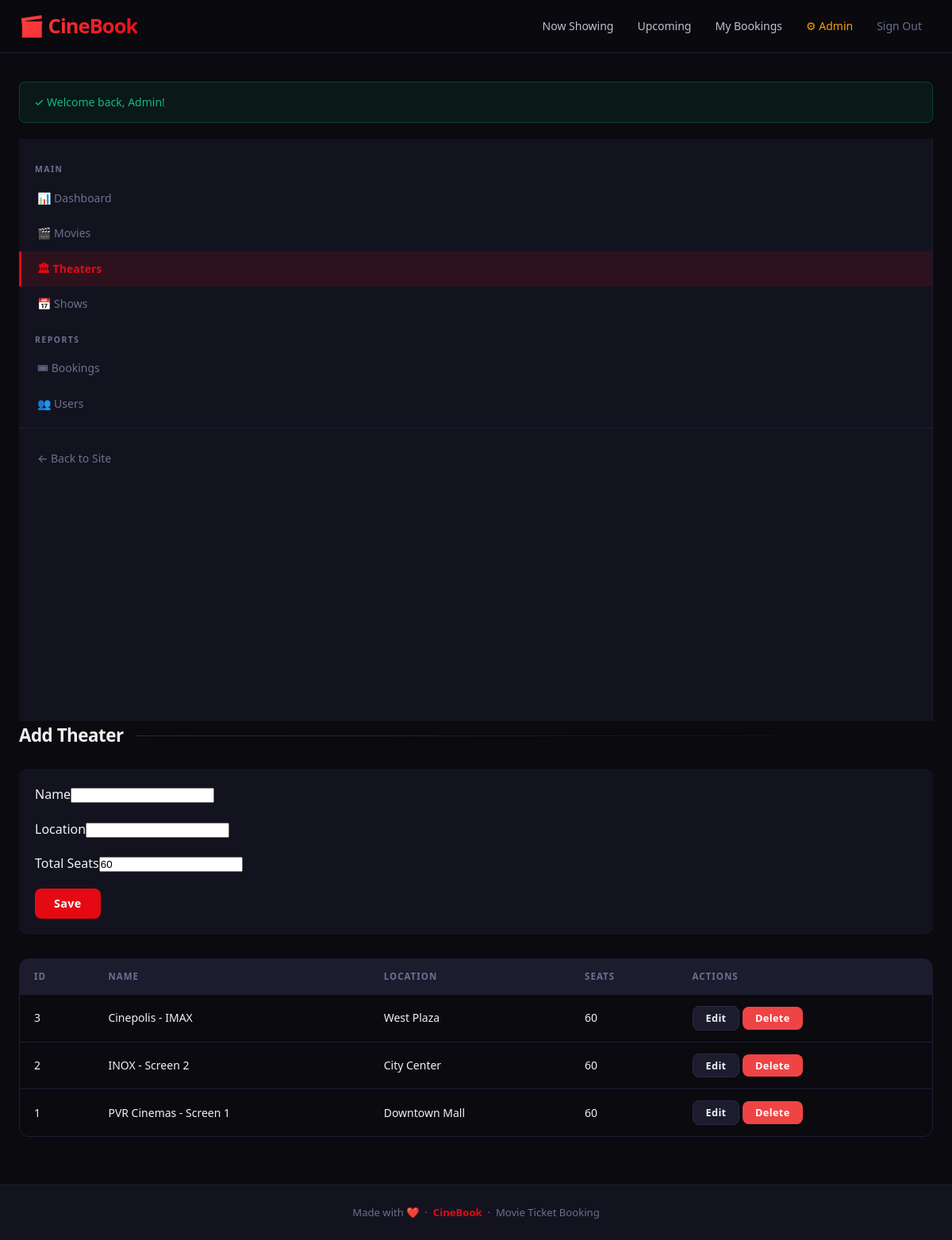
Page /admin/theaters.php (signed in) on the committed database.
### tables this page shows
CREATE TABLE IF NOT EXISTS theaters (
  id INT AUTO_INCREMENT PRIMARY KEY,
  name VARCHAR(150) NOT NULL,
  location VARCHAR(200),
  total_seats INT DEFAULT 60
);

### admin/theaters.php (the view, shortened to what this page needs)
<?php
require_once __DIR__ . '/../includes/functions.php';
$edit = null;
$list = $conn->query("SELECT * FROM theaters ORDER BY id DESC")->fetch_all(MYSQLI_ASSOC);
$pageTitle = 'Theaters'; require_once __DIR__ . '/../includes/header.php';
?>
<div class="admin-layout">
  <?php require __DIR__ . '/sidebar.php'; ?>
  <div>
    <h2 class="section-title"><?= $edit?'Edit':'Add' ?> Theater</h2>
    <form method="post" style="background:var(--surface); padding:20px; border-radius:10px; margin-bottom:30px;">
      <div class="form-group"><label>Name</label><input name="name" required value="<?= e($edit['name']??'') ?>"></div>
      <div class="form-group"><label>Location</label><input name="location" value="<?= e($edit['location']??'') ?>"></div>
      <div class="form-group"><label>Total Seats</label><input name="total_seats" type="number" value="<?= e($edit['total_seats']??60) ?>"></div>
      <button class="btn">Save</button>
    </form>
    <div class="table-wrap"><table>
      <thead><tr><th>ID</th><th>Name</th><th>Location</th><th>Seats</th><th>Actions</th></tr></thead>
      <tbody>
      <?php foreach ($list as $t): ?>
        <tr><td><?= $t['id'] ?></td><td><?= e($t['name']) ?></td><td><?= e($t['location']) ?></td><td><?= $t['total_seats'] ?></td>
        <td><a href="?edit=<?= $t['id'] ?>" class="btn btn-sm btn-secondary">Edit</a>
        <a href="?delete=<?= $t['id'] ?>" class="btn btn-sm btn-danger" onclick="return confirm('Delete?')">Delete</a></td></tr>
      <?php endforeach; ?>
      </tbody></table></div>
  </div>
</div>
<?php require_once __DIR__ . '/../includes/footer.php'; ?>

### assets/css/style.css (style rules this page uses)
*, *::before, *::after { margin: 0; padding: 0; box-sizing: border-box; }
:root { --bg: #0a0a0f; --surface: #13131f; --surface-2: #1c1c2e; --surface-3: #252540; --primary: #e50914; --primary-h: #ff2430; --primary-dim: rgba(229,9,20,0.12); --primary-glow:rgba(229,9,20,0.35); --text: #f0f0f5; --text-2: #c0c0d0; --muted: #6b7090; --border: #1e1e35; --border-2: #2a2a45; --success: #10b981; --danger: #ef4444; --warning: #f59e0b; --info: #6366f1; --gold: #fbbf24; --radius: 12px; --radius-sm: 8px; --shadow: 0 8px 32px rgba(0,0,0,0.5); --shadow-lg: 0 20px 60px rgba(0,0,0,0.6); --transition: 0.2s cubic-bezier(0.4,0,0.2,1); }
html { scroll-behavior: smooth; }
body { font-family: 'Segoe UI', system-ui, -apple-system, sans-serif; background: var(--bg); color: var(--text); min-height: 100vh; display: flex; flex-direction: column; line-height: 1.6; -webkit-font-smoothing: antialiased; }
a { color: inherit; text-decoration: none; }
button { font-family: inherit; }
.section-title { font-size: 1.4rem; font-weight: 800; margin-bottom: 24px; display: flex; align-items: center; gap: 14px; letter-spacing: -0.5px; }
.section-title::after { content: ''; flex: 1; height: 1px; background: linear-gradient(90deg, var(--border-2), transparent); }
.form-group { margin-bottom: 18px; }
.btn { display: inline-flex; align-items: center; justify-content: center; gap: 8px; padding: 12px 24px; background: var(--primary); color: #fff; border: none; border-radius: var(--radius-sm); cursor: pointer; font-size: 0.9rem; font-weight: 700; letter-spacing: 0.3px; transition: all var(--transition); line-height: 1; font-family: inherit; white-space: nowrap; }
.btn-sm { padding: 8px 16px; font-size: 0.8rem; }
.btn-secondary { background: var(--surface-2); color: var(--text); border: 1px solid var(--border-2); }
.btn-danger { background: var(--danger); }
.table-wrap { overflow-x: auto; border-radius: var(--radius); border: 1px solid var(--border); }
table { width: 100%; border-collapse: collapse; font-size: 0.875rem; }
thead th { background: var(--surface-2); padding: 13px 18px; text-align: left; font-size: 0.72rem; text-transform: uppercase; letter-spacing: 1px; color: var(--muted); font-weight: 700; white-space: nowrap; }
tbody td { padding: 14px 18px; border-bottom: 1px solid var(--border); vertical-align: middle; }
tbody tr:last-child td { border-bottom: none; }

### rows in the picture
theaters: id "3", name "Cinepolis - IMAX", location "West Plaza", total_seats "60"
theaters: id "2", name "INOX - Screen 2", location "City Center", total_seats "60"
theaters: id "1", name "PVR Cinemas - Screen 1", location "Downtown Mall", total_seats "60"

### other values in the picture
SITE_NAME "CineBook"
$icon "✓"
$f['msg'] "Welcome back, Admin!"
